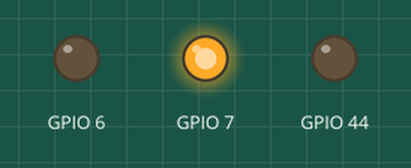
Recording of a sketch running on a simulated ESP32. Parts: output pins drawn as LEDs (lit = HIGH).

Above: at 0.15 s.
At 2.26 s:
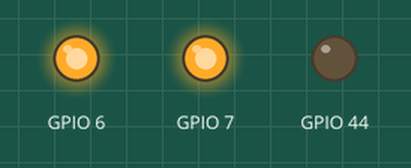
At 20.04 s:
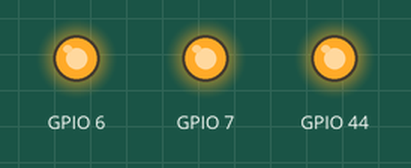
Timing chart, 0 to 20.0 s (numbered marks = the images above):
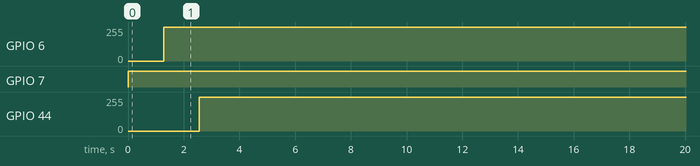

Measured:
- by itself, GPIO 6: 0/255 → 255/255 at 1.3 s
- by itself, GPIO 7: LOW → HIGH at 0.00 s
- by itself, GPIO 44: 0/255 → 255/255 at 2.6 s

The sketch:

rgb-led-spectrum.ino
```cpp
// *** File   : /esp8266-arduino/rgb-led-spectrum/
//              rgb-led-spectrum.ino
// *** Author : Erwin Ouyang
// *** Date   : 17 Agt 2018

// RGB color, starts with red
byte rgb[3] = {255, 0, 0};

void setup()
{
    // Set PWM range from 0 to 255
    analogWriteRange(255);
}

void loop()
{
    for (int i = 0; i <= 2; i++)
    {
        // *** Select which colors to decrement and
		// increment ***
        int dec = i;
        int inc = (dec + 1) % 3;

        // *** Decrement and increment the colors ***
        for (int j = 0; j < 255; j++)
        {
            rgb[dec] -= 1;
            rgb[inc] += 1;
            rgbLedWrite(rgb[0], rgb[1], rgb[2]);
            delay(5);
        }
    }
}

void rgbLedWrite(byte red, byte green, byte blue)
{
    analogWrite(D5, 255-red);
    analogWrite(D7, 255-green);
    analogWrite(D8, 255-blue);
}
```
